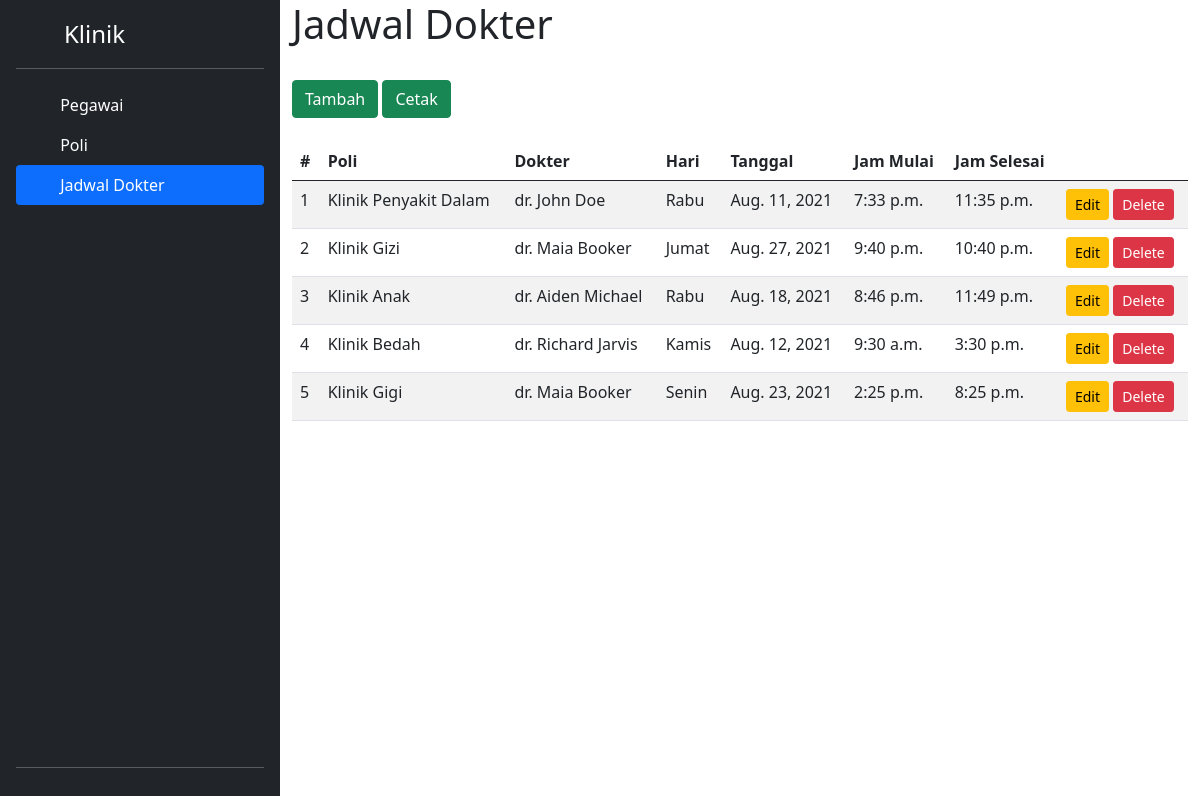
The page /jadwal on the database as committed earlier.
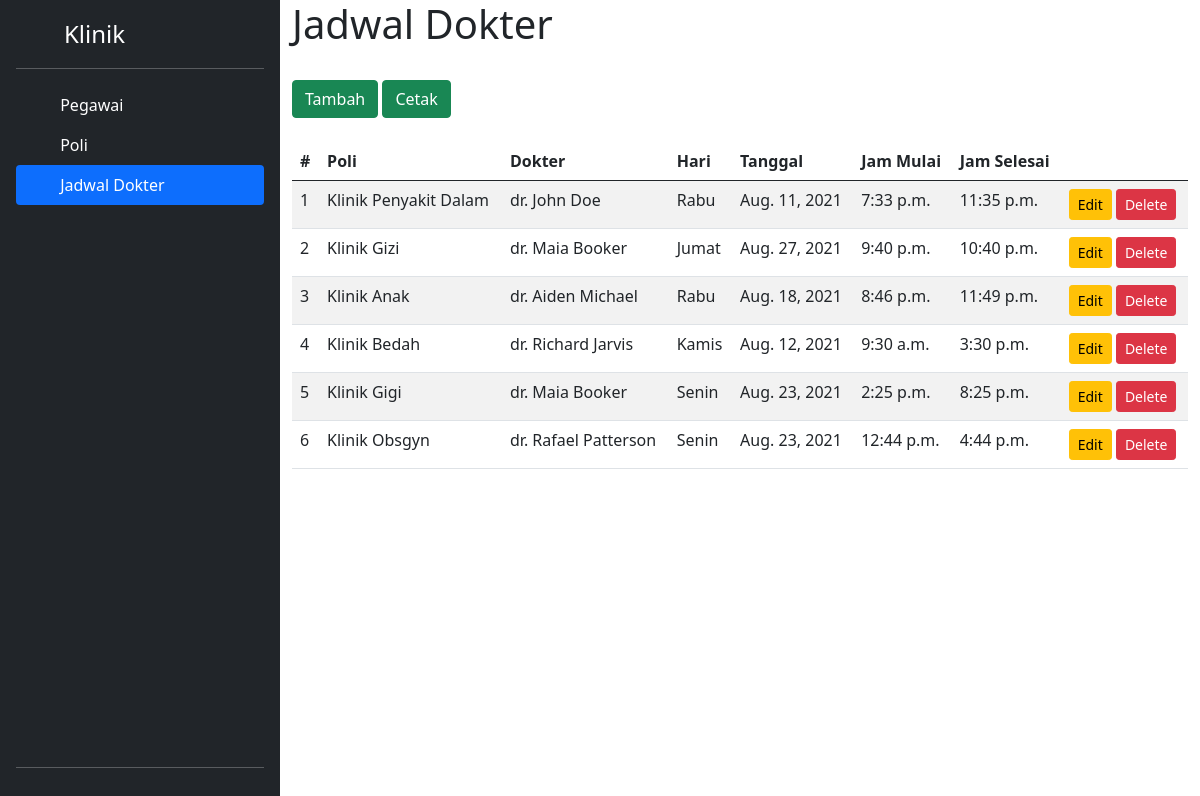
The same page on the database as committed later.
### kliniks/models.py (models this page shows)
class Jadwal_Dokter(models.Model):
    poli = models.ForeignKey(Poli, on_delete=models.CASCADE)
    dokter = models.ForeignKey(Pegawai, on_delete=models.CASCADE)
    hari = models.ForeignKey(Hari, on_delete=models.CASCADE, null=True)
    tanggal = models.DateField(null=True)
    jam_mulai = models.TimeField()
    jam_selesai = models.TimeField()

class Poli(models.Model):
    nama = models.CharField(max_length=40)
    def __str__(self):
        return self.nama

class Pegawai(models.Model):
    nama = models.CharField(max_length=40)
    nip = models.CharField(max_length=15)
    jenis_kelamin = models.CharField(max_length=1)
    def __str__(self):
        return self.nama

class Hari(models.Model):
    nama = models.CharField(max_length=15)
    nama_indo = models.CharField(max_length=6)
    def __str__(self):
        return self.nama_indo

### kliniks/views.py (the view)
# urls.py: path('jadwal', jadwal, name='jadwal'),
def jadwal(request):
    jadwal = Jadwal_Dokter.objects.all()
    data = {
        'jadwal' : jadwal,
        'active_jadwal' : 'active'
    }
    return render(request, 'jadwal.html', data)

### templates/jadwal.html
{% extends  'base.html' %}
{% load static %}
{% block content %}
<h1>Jadwal Dokter</h1>
<br>
<a class="btn btn-success" href="{% url 'jadwal_tambah' %}">Tambah</a> <a class="btn btn-success" href="{% url 'cetak' %}">Cetak</a>
<br><br>
<table class="table table-striped">
    <thead>
        <tr>
        <th>#</th>
        <th>Poli</th>
        <th>Dokter</th>
        <th>Hari</th>
        <th>Tanggal</th>
        <th>Jam Mulai</th>
        <th>Jam Selesai</th>
        <th></td>
        </tr>
    </thead>
    {% for jadwal_dokter in jadwal %}
    <tr>
        <td>{{ forloop.counter }}</td>
        <td>{{ jadwal_dokter.poli }}</td>
        <td>dr. {{ jadwal_dokter.dokter }}</td>
        <td>{{ jadwal_dokter.hari }}</td>
        <td>{{ jadwal_dokter.tanggal }}</td>
        <td>{{ jadwal_dokter.jam_mulai }}</td>
        <td>{{ jadwal_dokter.jam_selesai }}</td>
        <td>
            <a class="btn btn-sm btn-warning" href="{% url 'jadwal_edit' jadwal_dokter.id %}">Edit</a>
            <a class="btn btn-sm btn-danger" href="{% url 'jadwal_hapus' jadwal_dokter.id %}">Delete</a>
        </td>
    </tr>
    {% endfor %}
</table>
{% endblock %}

### templates/base.html (shortened to what this page needs)
{% load static %}
<html>
<head>
    <link href="{% static 'css/bootstrap.min.css' %}" rel="stylesheet">
    <link href="{% static 'css/sidebars.css' %}" rel="stylesheet">
</head>
<body>
    <main>
        <div class="d-flex flex-column flex-shrink-0 p-3 text-white bg-dark" style="width: 280px;">
            <a href="/" class="d-flex align-items-center mb-3 mb-md-0 me-md-auto text-white text-decoration-none">
                <svg class="bi me-2" width="40" height="32">
                    <use xlink:href="#bootstrap"></use>
                </svg>
                <span class="fs-4">Klinik</span>
            </a>
            <hr>
            <ul class="nav nav-pills flex-column mb-auto">
                <li class="nav-item">
                    <a href="{% url 'pegawai' %}" class="nav-link {% if active_pegawai %}
                    {{ active_pegawai }}
                {% else %}
                    text-white
                {% endif %}" aria-current="page">
                        <svg class="bi me-2" width="16" height="16">
                            <use xlink:href="#home"></use>
                        </svg>
                        Pegawai
                    </a>
                </li>
                <li>
                    <a href="{% url 'poli' %}" class="nav-link
                        {% if active_poli %}
                            {{ active_poli }}
                        {% else %}
                            text-white
                        {% endif %}
                    ">
                        <svg class="bi me-2" width="16" height="16">
                            <use xlink:href="#speedometer2"></use>
                        </svg>
                        Poli
                    </a>
                </li>
                <li>
                    <a href="{% url 'jadwal' %}" class="nav-link
                    {% if active_jadwal %}
                        {{ active_jadwal }}
                    {% else %}
                        text-white
                    {% endif %}">
                        <svg class="bi me-2" width="16" height="16">
                            <use xlink:href="#table"></use>
                        </svg>
                        Jadwal Dokter
                    </a>
                </li>
            </ul>
            <hr>
        </div>
        <div class="container-fluid">
            {% block content %}
            {% endblock %}
        </div>
    </main>
</body>
</html>

### static/css/sidebars.css (style rules this page uses)
body { min-height: 100vh; min-height: -webkit-fill-available; }
html { height: -webkit-fill-available; }
main { display: flex; flex-wrap: nowrap; height: 100vh; height: -webkit-fill-available; max-height: 100vh; overflow-x: auto; overflow-y: hidden; }
.bi { vertical-align: -.125em; pointer-events: none; fill: currentColor; }

Rows that differ between the two databases and show on the page:
added Jadwal_Dokter: poli "Klinik Obsgyn", dokter "Rafael Patterson", hari "Senin", tanggal "Aug. 23, 2021", jam_mulai "12:44 p.m.", jam_selesai "4:44 p.m."
